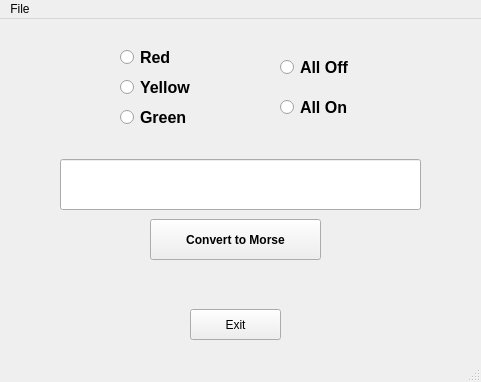
<?xml version="1.0" encoding="UTF-8"?>
<ui version="4.0">
 <class>MainWindow</class>
 <widget class="QMainWindow" name="MainWindow">
  <property name="geometry">
   <rect>
    <x>0</x>
    <y>0</y>
    <width>481</width>
    <height>382</height>
   </rect>
  </property>
  <property name="windowTitle">
   <string>Traffic Lights</string>
  </property>
  <widget class="QWidget" name="centralwidget">
   <widget class="QRadioButton" name="redButton">
    <property name="geometry">
     <rect>
      <x>120</x>
      <y>30</y>
      <width>82</width>
      <height>17</height>
     </rect>
    </property>
    <property name="font">
     <font>
      <pointsize>12</pointsize>
      <weight>75</weight>
      <bold>true</bold>
     </font>
    </property>
    <property name="text">
     <string>Red</string>
    </property>
   </widget>
   <widget class="QRadioButton" name="yellowButton">
    <property name="geometry">
     <rect>
      <x>120</x>
      <y>60</y>
      <width>82</width>
      <height>17</height>
     </rect>
    </property>
    <property name="font">
     <font>
      <pointsize>12</pointsize>
      <weight>75</weight>
      <bold>true</bold>
     </font>
    </property>
    <property name="text">
     <string>Yellow</string>
    </property>
   </widget>
   <widget class="QRadioButton" name="greenButton">
    <property name="geometry">
     <rect>
      <x>120</x>
      <y>90</y>
      <width>82</width>
      <height>17</height>
     </rect>
    </property>
    <property name="font">
     <font>
      <pointsize>12</pointsize>
      <weight>75</weight>
      <bold>true</bold>
     </font>
    </property>
    <property name="text">
     <string>Green</string>
    </property>
   </widget>
   <widget class="QRadioButton" name="allOffButton">
    <property name="geometry">
     <rect>
      <x>280</x>
      <y>40</y>
      <width>82</width>
      <height>17</height>
     </rect>
    </property>
    <property name="font">
     <font>
      <pointsize>12</pointsize>
      <weight>75</weight>
      <bold>true</bold>
     </font>
    </property>
    <property name="text">
     <string>All Off</string>
    </property>
   </widget>
   <widget class="QRadioButton" name="allOnButton">
    <property name="geometry">
     <rect>
      <x>280</x>
      <y>80</y>
      <width>82</width>
      <height>17</height>
     </rect>
    </property>
    <property name="font">
     <font>
      <pointsize>12</pointsize>
      <weight>75</weight>
      <bold>true</bold>
     </font>
    </property>
    <property name="text">
     <string>All On</string>
    </property>
   </widget>
   <widget class="QPushButton" name="exitButton">
    <property name="geometry">
     <rect>
      <x>190</x>
      <y>290</y>
      <width>91</width>
      <height>31</height>
     </rect>
    </property>
    <property name="text">
     <string>Exit</string>
    </property>
   </widget>
   <widget class="QLineEdit" name="lineEdit">
    <property name="geometry">
     <rect>
      <x>60</x>
      <y>140</y>
      <width>361</width>
      <height>51</height>
     </rect>
    </property>
    <property name="font">
     <font>
      <pointsize>24</pointsize>
     </font>
    </property>
    <property name="text">
     <string/>
    </property>
   </widget>
   <widget class="QPushButton" name="pushButton">
    <property name="geometry">
     <rect>
      <x>150</x>
      <y>200</y>
      <width>171</width>
      <height>41</height>
     </rect>
    </property>
    <property name="font">
     <font>
      <weight>75</weight>
      <bold>true</bold>
     </font>
    </property>
    <property name="text">
     <string>Convert to Morse</string>
    </property>
   </widget>
  </widget>
  <widget class="QMenuBar" name="menubar">
   <property name="geometry">
    <rect>
     <x>0</x>
     <y>0</y>
     <width>481</width>
     <height>21</height>
    </rect>
   </property>
   <widget class="QMenu" name="menuFile">
    <property name="title">
     <string>File</string>
    </property>
    <addaction name="actionExit"/>
   </widget>
   <addaction name="menuFile"/>
  </widget>
  <widget class="QStatusBar" name="statusbar"/>
  <action name="actionExit">
   <property name="text">
    <string>Exit</string>
   </property>
   <property name="shortcut">
    <string>Ctrl+X</string>
   </property>
  </action>
 </widget>
 <resources/>
 <connections/>
</ui>
